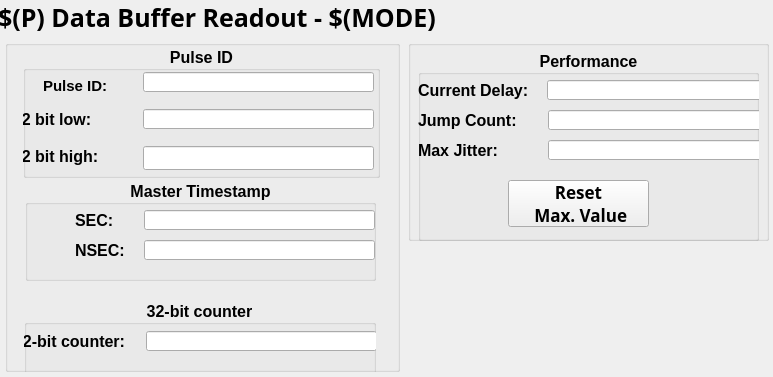
<?xml version="1.0" encoding="UTF-8"?>
<ui version="4.0">
 <class>MainWindow</class>
 <widget class="QMainWindow" name="MainWindow">
  <property name="geometry">
   <rect>
    <x>0</x>
    <y>0</y>
    <width>773</width>
    <height>377</height>
   </rect>
  </property>
  <property name="windowTitle">
   <string>MainWindow</string>
  </property>
  <widget class="QWidget" name="centralwidget">
   <widget class="QGroupBox" name="groupBox_3">
    <property name="geometry">
     <rect>
      <x>408</x>
      <y>40</y>
      <width>361</width>
      <height>201</height>
     </rect>
    </property>
    <property name="title">
     <string/>
    </property>
    <widget class="QGroupBox" name="groupBox_5">
     <property name="geometry">
      <rect>
       <x>10</x>
       <y>10</y>
       <width>341</width>
       <height>191</height>
      </rect>
     </property>
     <property name="font">
      <font>
       <pointsize>12</pointsize>
       <weight>75</weight>
       <bold>true</bold>
      </font>
     </property>
     <property name="title">
      <string>Performance</string>
     </property>
     <property name="alignment">
      <set>Qt::AlignCenter</set>
     </property>
     <property name="flat">
      <bool>true</bool>
     </property>
     <widget class="QGroupBox" name="groupBox_6">
      <property name="geometry">
       <rect>
        <x>-10</x>
        <y>190</y>
        <width>371</width>
        <height>16</height>
       </rect>
      </property>
      <property name="title">
       <string/>
      </property>
      <property name="flat">
       <bool>true</bool>
      </property>
     </widget>
     <widget class="caLineEdit" name="calineedit">
      <property name="geometry">
       <rect>
        <x>129</x>
        <y>30</y>
        <width>221</width>
        <height>20</height>
       </rect>
      </property>
      <property name="font">
       <font>
        <family>Sans Serif</family>
        <pointsize>12</pointsize>
       </font>
      </property>
      <property name="alignment">
       <set>Qt::AlignCenter</set>
      </property>
      <property name="channel" stdset="0">
       <string notr="true">$(P)$(MODE)-PERF</string>
      </property>
      <property name="unitsEnabled">
       <bool>true</bool>
      </property>
     </widget>
     <widget class="caLineEdit" name="calineedit_3">
      <property name="geometry">
       <rect>
        <x>130</x>
        <y>90</y>
        <width>221</width>
        <height>20</height>
       </rect>
      </property>
      <property name="font">
       <font>
        <family>Sans Serif</family>
        <pointsize>12</pointsize>
       </font>
      </property>
      <property name="toolTip">
       <string>max(abs(current-10))</string>
      </property>
      <property name="alignment">
       <set>Qt::AlignCenter</set>
      </property>
      <property name="channel" stdset="0">
       <string notr="true">$(P)$(MODE)-PERF-MAX</string>
      </property>
      <property name="unitsEnabled">
       <bool>true</bool>
      </property>
     </widget>
     <widget class="caLineEdit" name="calineedit_4">
      <property name="geometry">
       <rect>
        <x>130</x>
        <y>60</y>
        <width>221</width>
        <height>20</height>
       </rect>
      </property>
      <property name="font">
       <font>
        <family>Sans Serif</family>
        <pointsize>12</pointsize>
       </font>
      </property>
      <property name="alignment">
       <set>Qt::AlignCenter</set>
      </property>
      <property name="channel" stdset="0">
       <string notr="true">$(P)$(MODE)-JMP-CNT</string>
      </property>
      <property name="unitsEnabled">
       <bool>true</bool>
      </property>
     </widget>
     <widget class="caLabel" name="calabel_9">
      <property name="geometry">
       <rect>
        <x>0</x>
        <y>30</y>
        <width>121</width>
        <height>21</height>
       </rect>
      </property>
      <property name="toolTip">
       <string>Time betwen two successive arivals</string>
      </property>
      <property name="text">
       <string>Current Delay:</string>
      </property>
     </widget>
     <widget class="caLabel" name="calabel_5">
      <property name="geometry">
       <rect>
        <x>0</x>
        <y>60</y>
        <width>121</width>
        <height>20</height>
       </rect>
      </property>
      <property name="toolTip">
       <string>Time betwen two successive arivals</string>
      </property>
      <property name="text">
       <string>Jump Count:</string>
      </property>
     </widget>
     <widget class="caLabel" name="calabel_10">
      <property name="geometry">
       <rect>
        <x>0</x>
        <y>90</y>
        <width>121</width>
        <height>21</height>
       </rect>
      </property>
      <property name="toolTip">
       <string>Time betwen two successive arivals</string>
      </property>
      <property name="text">
       <string>Max Jitter:</string>
      </property>
     </widget>
     <widget class="caMessageButton" name="camessagebutton">
      <property name="geometry">
       <rect>
        <x>90</x>
        <y>130</y>
        <width>141</width>
        <height>47</height>
       </rect>
      </property>
      <property name="font">
       <font>
        <family>Sans Serif</family>
        <pointsize>13</pointsize>
        <weight>75</weight>
        <italic>false</italic>
        <bold>true</bold>
       </font>
      </property>
      <property name="text">
       <string>Reset
 Max. Value</string>
      </property>
      <property name="channel" stdset="0">
       <string notr="true">$(P)$(MODE)-PERF-MAX</string>
      </property>
      <property name="pressMessage">
       <string notr="true">0</string>
      </property>
      <property name="styleSheet" stdset="0">
       <string notr="true">QPushButton{ background-color: rgba(232, 232, 232, 255); color: rgba(0, 0, 0, 255); border-color: rgba(155, 155, 155, 255);border-radius: 1px; padding: 0px; border-width: 3px;border-style: outset; margin:0px;}QPushButton:disabled { color: rgba(160, 160, 164, 255);}QPushButton:hover {background-color: rgba(255, 255, 255, 255);}  QPushButton:pressed {background-color: rgba(155, 155, 155, 255)};</string>
      </property>
     </widget>
    </widget>
   </widget>
   <widget class="QGroupBox" name="groupBox_4">
    <property name="geometry">
     <rect>
      <x>5</x>
      <y>40</y>
      <width>395</width>
      <height>332</height>
     </rect>
    </property>
    <property name="title">
     <string/>
    </property>
    <widget class="QGroupBox" name="groupBox">
     <property name="geometry">
      <rect>
       <x>20</x>
       <y>140</y>
       <width>351</width>
       <height>101</height>
      </rect>
     </property>
     <property name="font">
      <font>
       <pointsize>12</pointsize>
       <weight>75</weight>
       <bold>true</bold>
      </font>
     </property>
     <property name="title">
      <string> Master Timestamp </string>
     </property>
     <property name="alignment">
      <set>Qt::AlignCenter</set>
     </property>
     <property name="flat">
      <bool>true</bool>
     </property>
     <widget class="caLineEdit" name="calineedit_6">
      <property name="geometry">
       <rect>
        <x>119</x>
        <y>30</y>
        <width>231</width>
        <height>20</height>
       </rect>
      </property>
      <property name="font">
       <font>
        <family>Sans Serif</family>
        <pointsize>12</pointsize>
       </font>
      </property>
      <property name="alignment">
       <set>Qt::AlignCenter</set>
      </property>
      <property name="channel" stdset="0">
       <string notr="true">$(P)$(MODE)-MTS-SEC</string>
      </property>
      <property name="unitsEnabled">
       <bool>true</bool>
      </property>
     </widget>
     <widget class="caLabel" name="calabel_7">
      <property name="geometry">
       <rect>
        <x>50</x>
        <y>60</y>
        <width>61</width>
        <height>20</height>
       </rect>
      </property>
      <property name="text">
       <string>NSEC:</string>
      </property>
     </widget>
     <widget class="caLabel" name="calabel_6">
      <property name="geometry">
       <rect>
        <x>50</x>
        <y>30</y>
        <width>61</width>
        <height>20</height>
       </rect>
      </property>
      <property name="text">
       <string>SEC:</string>
      </property>
     </widget>
     <widget class="caLineEdit" name="calineedit_5">
      <property name="geometry">
       <rect>
        <x>119</x>
        <y>60</y>
        <width>231</width>
        <height>20</height>
       </rect>
      </property>
      <property name="font">
       <font>
        <family>Sans Serif</family>
        <pointsize>12</pointsize>
       </font>
      </property>
      <property name="alignment">
       <set>Qt::AlignCenter</set>
      </property>
      <property name="channel" stdset="0">
       <string notr="true">$(P)$(MODE)-MTS-NSEC</string>
      </property>
      <property name="unitsEnabled">
       <bool>true</bool>
      </property>
     </widget>
    </widget>
    <widget class="QGroupBox" name="groupBox_7">
     <property name="geometry">
      <rect>
       <x>19</x>
       <y>260</y>
       <width>352</width>
       <height>80</height>
      </rect>
     </property>
     <property name="font">
      <font>
       <pointsize>12</pointsize>
       <weight>75</weight>
       <bold>true</bold>
      </font>
     </property>
     <property name="title">
      <string>32-bit counter</string>
     </property>
     <property name="alignment">
      <set>Qt::AlignCenter</set>
     </property>
     <property name="flat">
      <bool>true</bool>
     </property>
     <widget class="caLabel" name="calabel_8">
      <property name="geometry">
       <rect>
        <x>-10</x>
        <y>31</y>
        <width>120</width>
        <height>20</height>
       </rect>
      </property>
      <property name="text">
       <string>32-bit counter:</string>
      </property>
     </widget>
     <widget class="caLineEdit" name="calineedit_7">
      <property name="geometry">
       <rect>
        <x>122</x>
        <y>31</y>
        <width>231</width>
        <height>20</height>
       </rect>
      </property>
      <property name="font">
       <font>
        <family>Sans Serif</family>
        <pointsize>12</pointsize>
       </font>
      </property>
      <property name="alignment">
       <set>Qt::AlignCenter</set>
      </property>
      <property name="channel" stdset="0">
       <string notr="true">$(P)$(MODE)-UINT-CNT</string>
      </property>
      <property name="unitsEnabled">
       <bool>true</bool>
      </property>
     </widget>
    </widget>
    <widget class="QGroupBox" name="groupBox_2">
     <property name="geometry">
      <rect>
       <x>18</x>
       <y>6</y>
       <width>357</width>
       <height>132</height>
      </rect>
     </property>
     <property name="font">
      <font>
       <pointsize>12</pointsize>
       <weight>75</weight>
       <bold>true</bold>
      </font>
     </property>
     <property name="title">
      <string>Pulse ID</string>
     </property>
     <property name="alignment">
      <set>Qt::AlignCenter</set>
     </property>
     <property name="flat">
      <bool>true</bool>
     </property>
     <widget class="caLabel" name="calabel_4">
      <property name="geometry">
       <rect>
        <x>20</x>
        <y>30</y>
        <width>90</width>
        <height>20</height>
       </rect>
      </property>
      <property name="font">
       <font>
        <pointsize>11</pointsize>
        <weight>75</weight>
        <bold>true</bold>
       </font>
      </property>
      <property name="text">
       <string>Pulse ID:</string>
      </property>
     </widget>
     <widget class="caLineEdit" name="calineedit_2">
      <property name="geometry">
       <rect>
        <x>120</x>
        <y>26</y>
        <width>231</width>
        <height>20</height>
       </rect>
      </property>
      <property name="font">
       <font>
        <family>Sans Serif</family>
        <pointsize>12</pointsize>
       </font>
      </property>
      <property name="alignment">
       <set>Qt::AlignCenter</set>
      </property>
      <property name="channel" stdset="0">
       <string notr="true">$(P)$(MODE)-PULSEID</string>
      </property>
      <property name="unitsEnabled">
       <bool>true</bool>
      </property>
     </widget>
     <widget class="caLabel" name="calabel_11">
      <property name="geometry">
       <rect>
        <x>-10</x>
        <y>63</y>
        <width>120</width>
        <height>20</height>
       </rect>
      </property>
      <property name="text">
       <string>32 bit low:</string>
      </property>
     </widget>
     <widget class="caLineEdit" name="calineedit_8">
      <property name="geometry">
       <rect>
        <x>120</x>
        <y>63</y>
        <width>231</width>
        <height>20</height>
       </rect>
      </property>
      <property name="font">
       <font>
        <family>Sans Serif</family>
        <pointsize>12</pointsize>
       </font>
      </property>
      <property name="alignment">
       <set>Qt::AlignCenter</set>
      </property>
      <property name="channel" stdset="0">
       <string notr="true">$(P)$(MODE)-PIDL</string>
      </property>
      <property name="unitsEnabled">
       <bool>true</bool>
      </property>
     </widget>
     <widget class="caLabel" name="calabel_12">
      <property name="geometry">
       <rect>
        <x>-10</x>
        <y>100</y>
        <width>120</width>
        <height>21</height>
       </rect>
      </property>
      <property name="text">
       <string>32 bit high:</string>
      </property>
     </widget>
     <widget class="caLineEdit" name="calineedit_9">
      <property name="geometry">
       <rect>
        <x>120</x>
        <y>100</y>
        <width>231</width>
        <height>24</height>
       </rect>
      </property>
      <property name="font">
       <font>
        <family>Sans Serif</family>
        <pointsize>14</pointsize>
       </font>
      </property>
      <property name="alignment">
       <set>Qt::AlignCenter</set>
      </property>
      <property name="channel" stdset="0">
       <string notr="true">$(P)$(MODE)-PIDH</string>
      </property>
      <property name="unitsEnabled">
       <bool>true</bool>
      </property>
     </widget>
    </widget>
   </widget>
   <widget class="caLabel" name="calabel">
    <property name="geometry">
     <rect>
      <x>-2</x>
      <y>0</y>
      <width>781</width>
      <height>33</height>
     </rect>
    </property>
    <property name="font">
     <font>
      <family>Sans Serif</family>
      <pointsize>19</pointsize>
      <weight>75</weight>
      <italic>false</italic>
      <bold>true</bold>
     </font>
    </property>
    <property name="statusTip">
     <string>Operation</string>
    </property>
    <property name="text">
     <string>$(P) Data Buffer Readout - $(MODE)</string>
    </property>
    <property name="alignment">
     <set>Qt::AlignLeading</set>
    </property>
    <property name="styleSheet" stdset="0">
     <string notr="true">background-color: rgba(255, 255, 255, 0); color: rgba(0, 0, 0, 255); border: 0px solid rgba(0, 0, 0, 255)</string>
    </property>
   </widget>
   <zorder>calabel</zorder>
   <zorder>groupBox_3</zorder>
   <zorder>groupBox_4</zorder>
  </widget>
 </widget>
 <customwidgets>
  <customwidget>
   <class>caMessageButton</class>
   <extends>QPushButton</extends>
   <header>caMessageButton</header>
  </customwidget>
  <customwidget>
   <class>caLabel</class>
   <extends>QLabel</extends>
   <header>caLabel</header>
  </customwidget>
  <customwidget>
   <class>caLineEdit</class>
   <extends>QLineEdit</extends>
   <header>caLineEdit</header>
  </customwidget>
 </customwidgets>
 <resources/>
 <connections/>
</ui>
